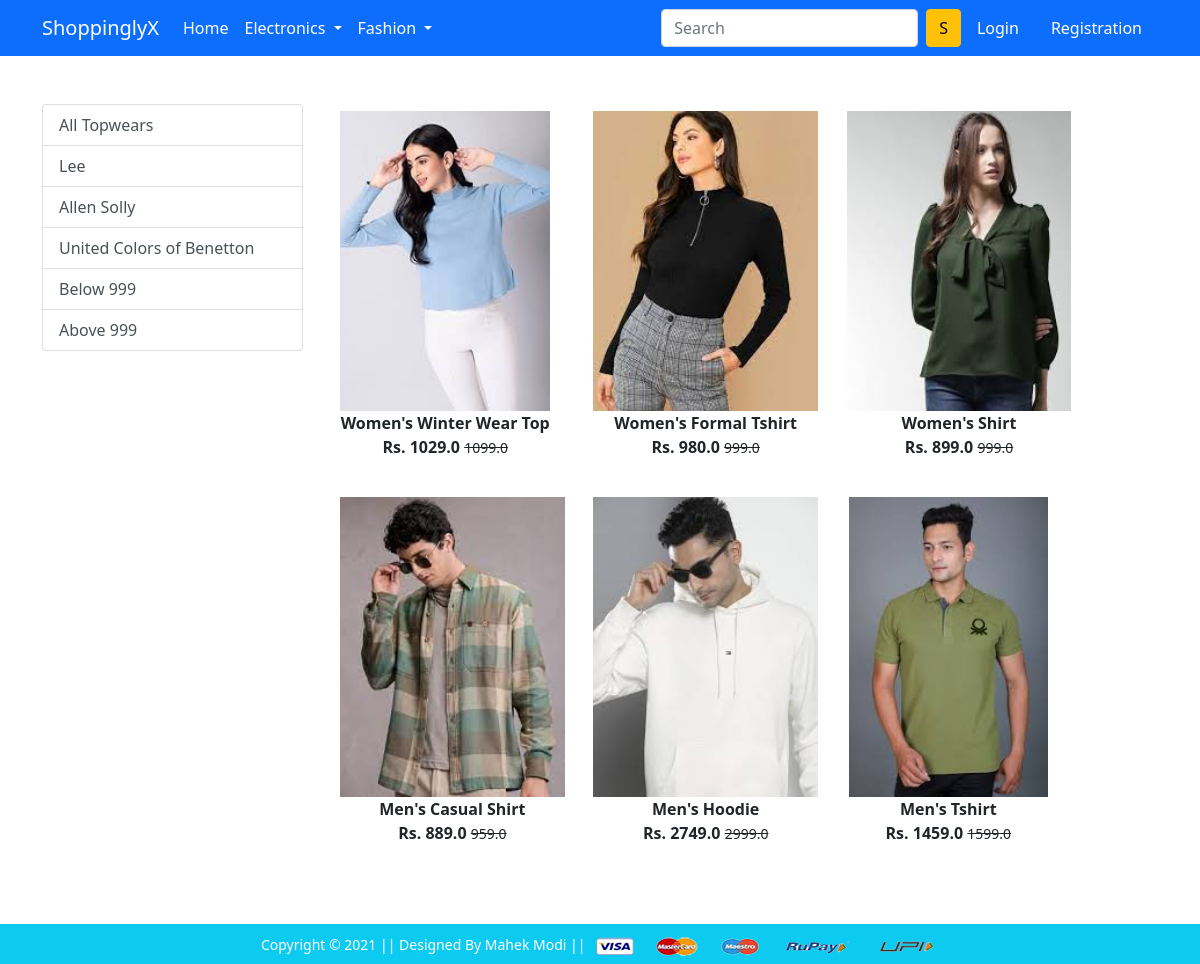
Screenshot of /topwear/ with the database file from the repository.
### app/models.py (models this page shows, shortened)
class Product(models.Model):
    title = models.CharField(max_length=80)
    selling_price = models.FloatField()
    discounted_price = models.FloatField()
    description = models.TextField()
    brand = models.CharField(max_length=80)
    category = models.CharField(choices=CATEGORY_CHOICES, max_length=2)
    product_image = models.ImageField(upload_to='productimg')

### app/views.py (the view)
# urls.py: path('topwear/', views.topwear, name='topwear'),
def topwear(request, data=None):
 if data == None:
  topwears = Product.objects.filter(category='TW')
 elif data == 'Lee' or data == 'Allen_Solly' or data == 'United_Colors_of_Benetton':
  topwears = Product.objects.filter(category='TW').filter(brand=data)
 elif data == 'below':
  topwears = Product.objects.filter(category='TW').filter(discounted_price__lt=999)
 elif data == 'above':
  topwears = Product.objects.filter(category='TW').filter(discounted_price__gt=999)
 return render(request, 'app/topwear.html', {'topwears':topwears})

### app/templates/app/topwear.html (shortened to what this page needs)
{% extends 'app/base.html' %}
{% load static %}
{% block main-content %}
<div class="container my-5">
 <div class="row">
  <div class="col-sm-3">
    <div class="list-group">
        <a href="{% url 'topwear' %}" class="list-group-item list-group-item-action"
        aria-current="true"> All Topwears </a>
        <a href="{% url 'topweardata' 'Lee' %}" class="list-group-item list-group-item-action"
        aria-current="true"> Lee </a>
        <a href="{% url 'topweardata' 'Allen_Solly' %}" class="list-group-item list-group-item-action"
        aria-current="true"> Allen Solly </a>
        <a href="{% url 'topweardata' 'United_Colors_of_Benetton' %}" class="list-group-item list-group-item-action"
        aria-current="true"> United Colors of Benetton </a>
        <a href="{% url 'topweardata' 'below' %}" class="list-group-item list-group-item-action"
        aria-current="true"> Below 999 </a>
        <a href="{% url 'topweardata' 'above' %}" class="list-group-item list-group-item-action"
        aria-current="true"> Above 999 </a>
    </div>
  </div>
  <div class="col-sm-8">
    <div class="row">
        {% for product in topwears %}
            <div class="col-sm-4 text-center mb-4">
                <a href="{%url 'product-detail' product.id%}" class="btn">
                    <div class="item">
                        <img src="{{product.product_image.url}}" alt="" height="300" class="">
                        <div class="fw-bold">{{product.title}}</div>
                        <div class="fw-bold">Rs. {{product.discounted_price}}
                            <small class="fw-light text-decoration-line-through">{{product.selling_price}}
                            </small>
                        </div>
                    </div>
                </a>
            </div>
        {% endfor %}
    </div>
  </div>
 </div>
</div>
{% endblock main-content %}

### rows the page displays
Product: product_image (picture), title "Women's Winter Wear Top", discounted_price "1029.0", selling_price "1099.0"
Product: product_image (picture), title "Women's Formal Tshirt", discounted_price "980.0", selling_price "999.0"
Product: product_image (picture), title "Women's Shirt", discounted_price "899.0", selling_price "999.0"
Product: product_image (picture), title "Men's Casual Shirt", discounted_price "889.0", selling_price "959.0"
Product: product_image (picture), title "Men's Hoodie", discounted_price "2749.0", selling_price "2999.0"
Product: product_image (picture), title "Men's Tshirt", discounted_price "1459.0", selling_price "1599.0"
